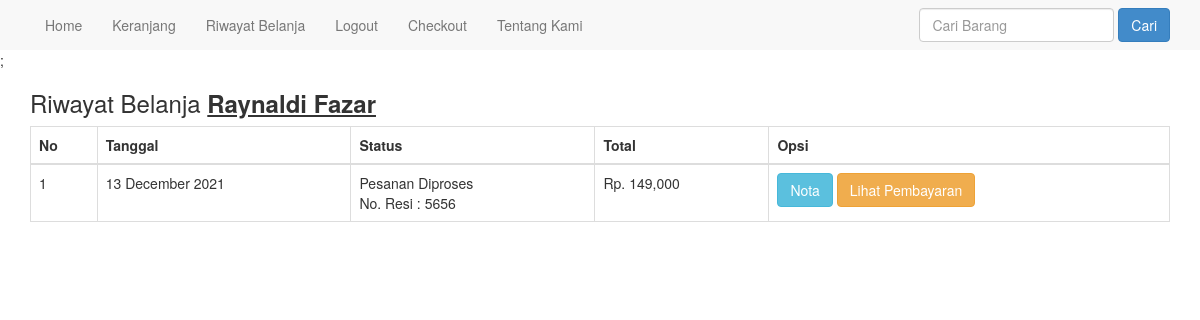
Screenshot of /riwayat.php (signed in) with the database file from the repository.
### tables this page shows
CREATE TABLE `pembelian` (
  `id_pembelian` int(11) NOT NULL,
  `id_pelanggan` int(11) NOT NULL,
  `tanggal_pembelian` date NOT NULL,
  `total_pembelian` int(11) NOT NULL,
  `alamat_pengiriman` text NOT NULL,
  `status_pembelian` varchar(100) NOT NULL DEFAULT 'Belum Dibayar',
  `resi_pengiriman` varchar(50) NOT NULL,
  `totalberat` int(11) NOT NULL,
  `provinsi` varchar(255) NOT NULL,
  `distrik` varchar(255) NOT NULL,
  `tipe` varchar(255) NOT NULL,
  `kodepos` varchar(255) NOT NULL,
  `ekspedisi` varchar(255) NOT NULL,
  `paket` varchar(255) NOT NULL,
  `ongkir` int(11) NOT NULL,
  `estimasi` varchar(255) NOT NULL
);

### riwayat.php (the view, shortened to what this page needs)
<?php
include 'koneksi.php';
?>
<!DOCTYPE html>
<html>
<head>
    <link rel="stylesheet" href="admin/assets/css/bootstrap.css">
</head>
<body>
    <?php include 'menu.php' ?>;
    <section class="riwayat">
        <div class="container">
            <h3>Riwayat Belanja <u><b><?php echo $_SESSION["pelanggan"]["nama_pelanggan"] ?></b></u></h3>
            <table class="table table-bordered">
                <thead>
                    <tr>
                        <th>No</th>
                        <th>Tanggal</th>
                        <th>Status</th>
                        <th>Total</th>
                        <th>Opsi</th>
                    </tr>
                </thead>
                <tbody>
                    <?php
                    $nomor = 1;
                    $id_pelanggan = $_SESSION["pelanggan"]["id_pelanggan"];
                    $ambil = $koneksi->query("SELECT * FROM pembelian WHERE id_pelanggan='$id_pelanggan'");
                    while ($pecah = $ambil->fetch_assoc()) {
                    ?>
                        <tr>
                            <td><?php echo $nomor; ?></td>
                            <td><?php echo date("d F Y", strtotime($pecah["tanggal_pembelian"])); ?></td>
                            <td>
                                <?php echo $pecah["status_pembelian"] ?>
                                <br>
                                <?php if (!empty($pecah['resi_pengiriman'])) : ?>
                                    No. Resi : <?php echo $pecah['resi_pengiriman']; ?>
                                <?php endif ?>
                            </td>
                            <td>Rp. <?php echo number_format($pecah["total_pembelian"]) ?></td>
                            <td>
                                <a href="nota.php?id=<?php echo $pecah["id_pembelian"] ?>" class="btn btn-info">Nota</a>
                                <?php if ($pecah['status_pembelian'] == "Belum Dibayar") : ?>
                                    <a href="pembayaran.php?id=<?php echo $pecah["id_pembelian"] ?>" class="btn btn-primary">Konfirmasi Pembayaran</a>
                                <?php else : ?>
                                    <a href="lihatpembayaran.php?id=<?php echo $pecah["id_pembelian"] ?>" class="btn btn-warning">Lihat Pembayaran</a>
                                <?php endif ?>
                            </td>
                        </tr>
                        <?php $nomor++; ?>
                    <?php } ?>
                </tbody>
            </table>
        </div>
    </section>
</body>
</html>

### rows the page displays
pembelian: tanggal_pembelian "13 December 2021", status_pembelian "Pesanan Diproses", resi_pengiriman "5656", total_pembelian "149,000"

### other values shown
$_SESSION["pelanggan"]["nama_pelanggan"] "Raynaldi Fazar"
